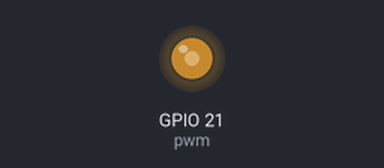
Simulated run of this program. Board: Raspberry Pi (BCM pin numbers). Shown: output pins drawn as LEDs (lit = HIGH).

Above: at 0.05 s.
At 60.55 s:
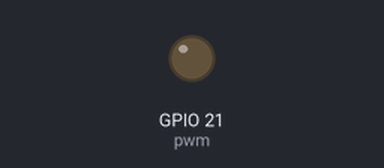
Timing chart, 0 to 78.8 s (numbered marks = the images above):
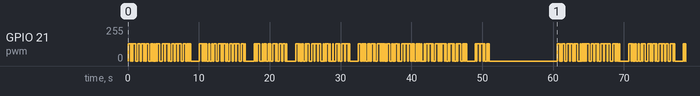

Measured:
- by itself, GPIO 21 (pwm): moves between 0/255 and 128/255, repeating every 60.6 s

The program:

code.py
```python
import RPi.GPIO as GPIO
import time
# Use VOX at a low setting, just enough for the morse code to trigger it but not too much
# YOU NEED A LICENSE TO TRANSMIT ON THE HAM BANDS. YOU ARE RESPONSIBLE IF YOU DO NOT HAVE A LICENSE
# TODO
# change the duration to a variable
# make the duration a duty cycle, for easier RF exposure calculation
# set the mode
# How to use
# Plug the mic in of a radio to Pin 21 on GPIO
# (on Pi 4, this is physical pin 40 (top right when ethernet is on right)
# You can use any radio that has VOX support
GPIO.setmode(GPIO.BCM)
# set GPIO pin 21 (audio) as output
GPIO.setup(21, GPIO.OUT)
# set up PWM wave
pwm = GPIO.PWM(21, 1000/0.885)
# change this, with callsign and other stuff to send
morse_code = "-.- --.- ....- --. --- -... / -... . .- -.-. --- -. / ..- ... .. -. --. / -... .- --- ..-. . -. --. / -... ..-. -....- ..-. ---.. .... .--. -..-. .-. .- ... / .--. .."
# define timing parameters (adjust to change speed)
dit_duration = 0.125  # duration of a single dit (seconds)
dah_duration = dit_duration * 3  # multiplier is in dits
gap_duration = dit_duration * 0.8  # change the duration between each dit or dah
word_duration = dit_duration * 5 # adjust as needed
def play_morse_code():
    while True: # infinite loop
        for char in morse_code: # every character/symbol
            if char == ".": # dit, dot
                pwm.start(50) # start PWM, making a tone
                time.sleep(dit_duration) # wait for duration specified
            elif char == "-": # dah, dash
                pwm.start(50)
                time.sleep(dah_duration)
            elif char == "/":
                pwm.stop() # word spacing
                time.sleep(word_duration)
            else:
                pwm.stop()  # gap between words
                time.sleep(gap_duration)
            pwm.stop()  # make it stop after the time
            time.sleep(gap_duration)
        time.sleep(9.5) # delay between loops

try:
    play_morse_code() # starts
except KeyboardInterrupt: # this is needed to clean all the stuff
	pass
finally:
	GPIO.cleanup() # end of the script

print("Morse code beacon program by KQ4GOB closed.") # last line
```
